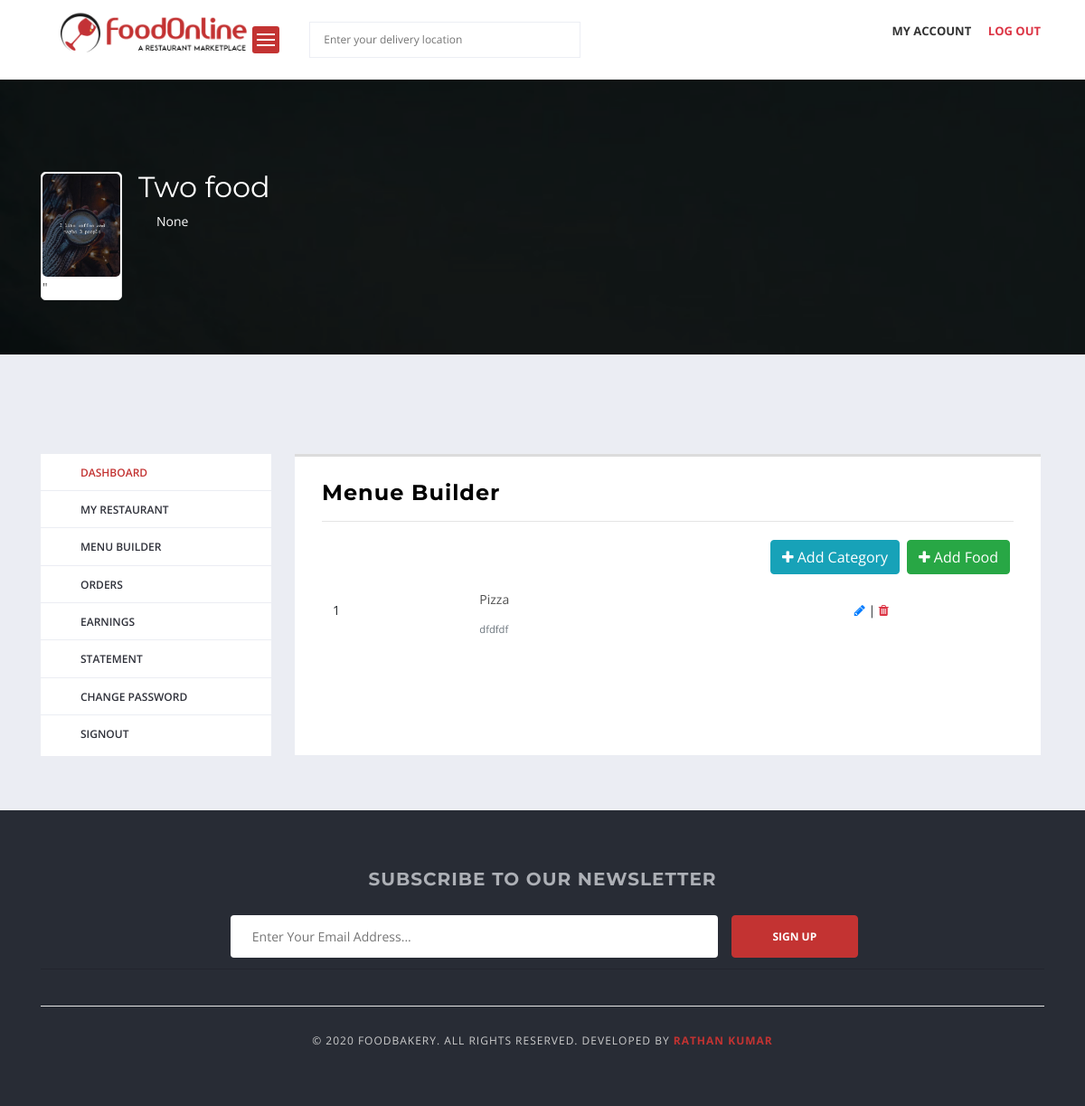
/vendor/menue_builder/ (signed in), run on an earlier commit of the app's database.
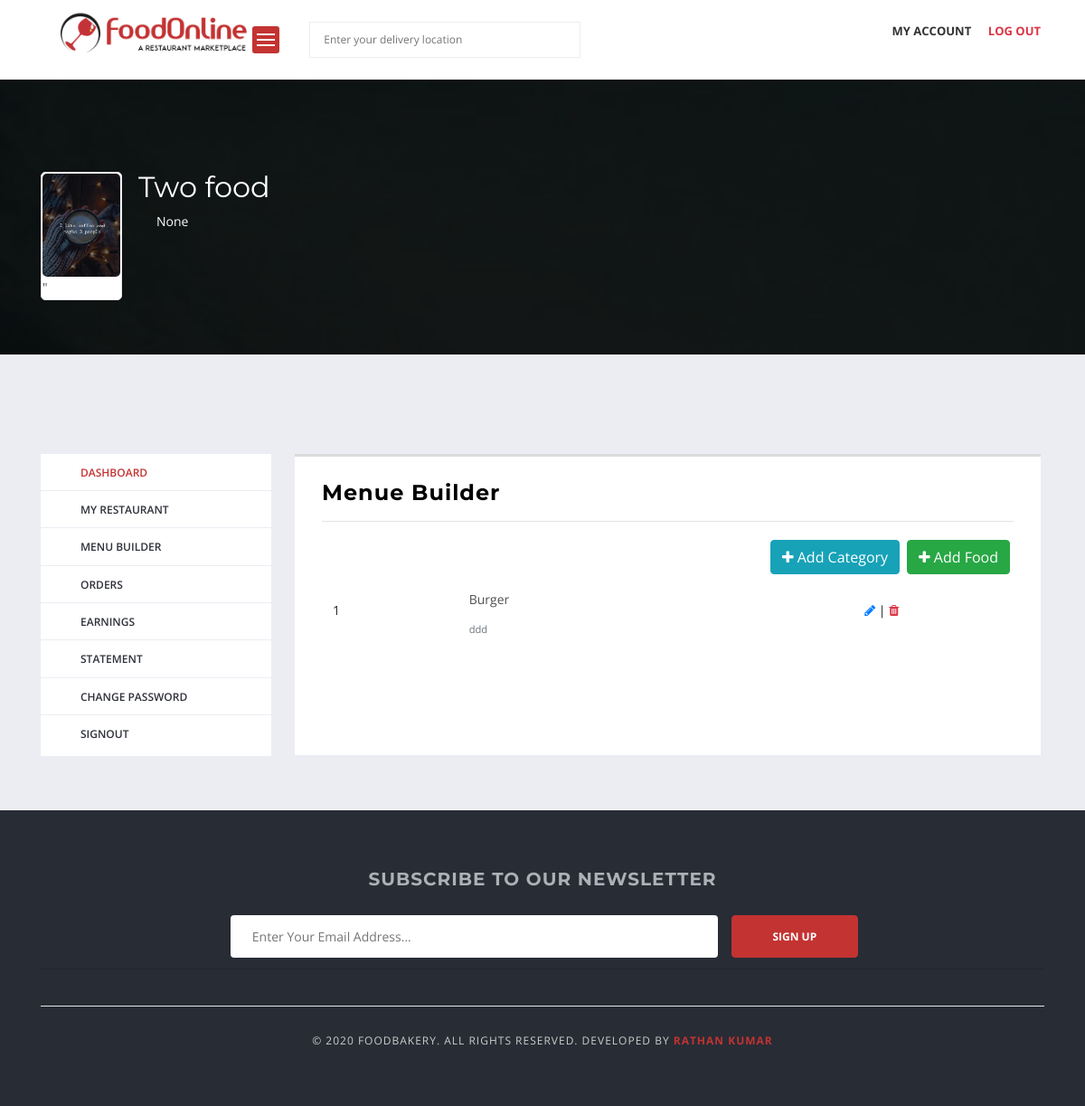
And on a later commit of the database.
### vendor/models.py (models this page shows, shortened)
class Vendor(models.Model):
    vendor_user=models.OneToOneField(User, related_name='vendor_user',
                              on_delete=models.CASCADE)
    vendor_user_profile=models.OneToOneField(UserProfile,related_name='vendor_user_profile',
                                      on_delete=models.CASCADE)
    vendor_name=models.CharField(max_length=50)
    vendor_license=models.ImageField(upload_to='vendor/license')
    is_approved=models.BooleanField(default=False)
    created_at=models.DateTimeField(auto_now_add=True)
    modified_at=models.DateTimeField(auto_now=True)

### accounts/models.py (models this page shows, shortened)
class UserProfile(models.Model):
    user= models.OneToOneField(User, on_delete=models.CASCADE, related_name='user')
    profile_picture=models.ImageField(upload_to='user/profile_picture',blank=True,null=True)
    cover_photo=models.ImageField(upload_to='user/cover_picture',blank=True,null=True)
    address=models.CharField(max_length=500,blank=True,null=True)
    country=models.CharField(max_length=50, blank=True,null=True)
    state=models.CharField(max_length=50, blank=True,null=True)
    city=models.CharField(max_length=50, blank=True,null=True)
    pin_code=models.CharField(max_length=10, blank=True,null=True)
    latitude=models.CharField(max_length=50, blank=True,null=True)
    longitute=models.CharField(max_length=50, blank=True,null=True)
    created_at=models.DateTimeField(auto_now_add=True)
    modify_at=models.DateTimeField(auto_now=True)

### menu/models.py (models this page shows, shortened)
class Category(models.Model):
    vendor = models.ForeignKey(Vendor, on_delete=models.CASCADE)
    category_name=models.CharField(max_length=50, unique=True)
    slug=models.SlugField(max_length=250, unique=True)
    description = models.TextField(blank=True)
    created_at = models.DateTimeField(auto_now_add=True)
    updated_at = models.DateTimeField(auto_now=True)
    class Meta:
        verbose_name='category'
        verbose_name_plural='categories'
    def __str__(self) -> str:
        return self.category_name

### vendor/views.py (the view)
# urls.py: path('menue_builder/', views.menue_builder, name='menue_builder'),
def menue_builder(request):
    vendor = Vendor.objects.get(vendor_user=request.user)
    categories = Category.objects.filter(vendor=vendor).order_by('category_name')
    contex={
        'categories':categories
    }
    return render(request, 'vendor/menue_builder.html', contex)

### accounts/context_processors.py (called while the page is built)
def get_vendor(request):
    try:
        vendor=Vendor.objects.get(vendor_user=request.user)
    except:
        vendor=None
    return dict(vendor=vendor)

### templates/vendor/menue_builder.html (shortened to what this page needs)
{% extends 'base.html' %}
{% load static %}
{% block content %}
<div class="main-section">
    {% include 'includes/cover.html' %}
     <div class="page-section account-header buyer-logged-in">
         <div class="container">
             <div class="row">
                 <div class="col-lg-3 col-md-3 col-sm-12 col-xs-12">
                    {% include 'includes/v_sidebar.html' %}
                 </div>
                 <div class="col-lg-9 col-md-9 col-sm-12 col-xs-12">
                     <div class="user-dashboard loader-holder">
                         <div class="user-holder">
                            <h2>Menue Builder</h2>
                            {% if categories %}
                            <hr>
                            <a href="{% url 'add_food' %}" class="btn btn-success float-right m-1 "><i class="fa fa-plus"></i>
                                Add Food</a>
                            <a href="{% url 'add_category' %}" class="btn btn-info float-right m-1 "><i class="fa fa-plus"></i>
                                Add Category</a>
                            <table class="table table-hover table-borderless">
                                <tbody>
                                    {% for cat  in categories  %}
                                  <tr >
                                    <td class="text-left">{{forloop.counter}}</td>
                                    <td class="text-left">
                                        <a href="{% url 'food_items_by_category' cat.pk %}"><p class "md-0 font-weight-bold">{{cat}}</p>
                                        <small class="text-muted">{{cat.description}}</small> </a>
                                    </td>
                                    <td><a href="{% url 'edit_category' cat.pk %}"> <i class="fa fa-pencil"></i></a> |<a href="{% url 'delete_category' cat.pk %}" onclick="return confirm('Are you sure to delete this category ?')"> <i class="fa fa-trash text-danger"></a></i></td>
                                  </tr>
                                  {% endfor %}
                                </tbody>
                              </table>
                              {% else %}
                              <h5 class="text-center"> No Categories Found. </h5>
                              <div class="text-center"><a href="{% url 'add_category' %}" class="btn btn-success"><i class="fa fa-plus" aria-hidden="true"></i> Add Category</a></div>
                              {% endif %}
                         </div>
                     </div>
                 </div>
             </div>
         </div>
     </div>
 </div>
{% endblock content %}

### templates/base.html (shortened to what this page needs)
{% load static %}
<!DOCTYPE html>
<html lang="en">
<head>
	<link href="{% static 'css/iconmoon.css' %}" rel="stylesheet">
	<link href="{% static 'css/style.css' %}" rel="stylesheet">
	<link href="{% static 'css/cs-foodbakery-plugin.css' %}" rel="stylesheet">
	<link rel="stylesheet" href="https://stackpath.bootstrapcdn.com/bootstrap/4.3.1/css/bootstrap.min.css">
	<link href="{% static 'css/bootstrap-slider.css' %}" rel="stylesheet">
	<link rel="stylesheet" href="https://cdnjs.cloudflare.com/ajax/libs/font-awesome/4.7.0/css/font-awesome.min.css">
	<link rel="stylesheet" href="{% static 'css/custom.css' %}" >
</head>
<body>
	{% include 'includes/navbar.html' %}
	{% block content %}
    {% endblock %}
    {% include 'includes/footer.html' %}

### templates/includes/navbar.html (shortened to what this page needs)
{% load static %}
<div class="wrapper">
    <header id="header">
        <div class="main-header">
            <div class="container">
                <div class="row">
                    <div class="col-lg-8 col-md-8 col-sm-12 col-xs-12">
                        <div class="logo">
                            <figure>
                                <a href="{% url 'home' %}" class="light-logo">
                                    <img src="{% static 'logo/foodOnlineLogo.png' %}" alt="FoodBakery"  width="250px">
                                </a>
                            </figure>
                        </div>
                        <div class="main-nav">
                            </div>
                        <div class="main-location">
                            <ul>
                                <li class="location-has-children choose-location">
                                    <form action="#">
                                        <input type="text" value="" name="location" placeholder="Enter your delivery location" autocomplete="off">
                                        <span id="foodbakery_radius_location_open" class="foodbakery-radius-location"><i class="icon-target5"></i></span>
                                    </form>
                                </li>
                            </ul>
                            </div>
                    </div>
                    <div class="col-lg-4 col-md-4 col-sm-12 col-xs-12">
                        <div class="login-option">
                            {% if user.is_authenticated %}
                            <a href="{% url 'myaccount' %}" class="cs-color cs-popup-joinus-btn login-popup" data-target="#sign-in"  >My Account </a>
                            <a href="{% url 'logout' %}" class="cs-color cs-popup-joinus-btn login-popup text-danger" data-target="#sign-in"  >Log Out </a>
                            {% else %}
                            <a href="{% url 'login' %}" class="cs-color cs-popup-joinus-btn login-popup" data-target="#sign-in"  >Login </a> |
                            <span> <a href="{% url 'registerUser' %}"><b>Register</b> </a> </span><a class="get-start-btn" href="{% url 'registerVendor' %}">
                                Register
                                Restaurant </a>
                        </div>
                        {% endif %}
                    </div>
                </div>
            </div>
        </div>
    </header>

### templates/includes/cover.html
{% load static %}
<div class="page-section restaurant-detail-image-section" style=" background: url({% if vendor.vendor_user_profile.cover_photo %}{{ vendor.vendor_user_profile.cover_photo.url }} {% else %}{% static 'images/de_cover.jpg' %} {% endif %} ) no-repeat scroll 0 0 / cover;">
    <div class="container">
        <div class="row">
            <div class="col-lg-12 col-md-12 col-sm-12 col-xs-12">
                <div class="company-info-detail">
                    <div class="company-info">
                        <div class="img-holder">
                            <figure>
                                {% if vendor.vendor_user_profile.profile_picture %}
                                <img src="{{ vendor.vendor_user_profile.profile_picture.url }}"alt="">
                                {% else %}
                                {% static 'images/de_cover.jpg' %}
                                 {% endif %}"
                            </figure>
                        </div>
                        <div class="text-holder">
                            <span class="restaurant-title">{{vendor.vendor_name}}</span>
                            <div class="text">
                                <i class="icon-location"></i>
                                <p>{{vendor.vendor_user_profile.address}}</p>
                            </div>
                        </div>
                    </div>
                </div>
            </div>
        </div>
    </div>
</div>

### templates/includes/v_sidebar.html
<div class="user-account-nav user-account-sidebar">
    <div class="user-nav-list">
        <ul>
            <li class="active"><a href="{% url 'vendordashboard' %}"><i class="icon-dashboard3"></i>Dashboard</a></li>
            <li><a href="{% url 'vprofile' %}"><i class="icon-building"></i>My Restaurant</a></li>
            <li><a href="{% url 'menue_builder' %}"><i class="icon-menu5"></i>Menu Builder</a></li>
            <li><a href="restaurant-orders.html"><i class="icon-add_shopping_cart"></i>Orders</a></li>
            <li><a href="restaurant-earnings.html"><i class="icon-money"></i>Earnings</a></li>
            <li><a href="restaurant-statement.html"><i class="icon-file-text22"></i>Statement</a></li>
            <li><a href="restaurant-change-password.html"><i class="icon-unlock-alt"></i>Change Password</a></li>
            <li><a class="logout-btn" href="registration.html"><i class="icon-log-out"></i>Signout</a></li>
        </ul>
    </div>
</div>

### templates/includes/footer.html (shortened to what this page needs)
{% load static %}
<footer id="footer" class="footer-style-2">
    <div class="footer-widget">
        <div class="container">
            <div class="row">
                <div class="col-lg-12 col-md-12 col-sm-12 col-xs-12">
                    <div class="widget widget-newsletter">
                        <div class="widget-title">
                            <h5>Subscribe to our Newsletter</h5>
                        </div>
                        <div class="fieldset">
                            <form action="#">
                                <div class="field-holder">
                                    <label>
                                        <input type="text" class="field-input" placeholder=" Enter Your Email Address...">
                                    </label>
                                </div>
                                <div class="field-holder btn-holder">
                                    <input class="subscribe-btn bgcolor" type="submit" value="Sign Up">
                                </div>
                            </form>
                        </div>
                    </div>
                </div>
            </div>
        </div>
    </div>
    <div class="copyright-sec">
        <div class="container">
            <div class="row">
                <div class="col-lg-12 col-md-12 col-sm-12 col-xs-12">
                    <div class="copyright-inner">
                        <div class="copy-right">
                            <p>© 2020 Foodbakery. All Rights Reserved. Developed By <a href="#">Rathan Kumar</a>
                            </p>
                        </div>
                    </div>
                </div>
            </div>
        </div>
    </div>
</footer>
</div>
</body>
</html>

### templates/base.html (style rules this page uses)
body, .main-section p, .mce-content-body p { font:Normal 14px/24px "Open Sans", sans-serif;letter-spacing: 0px;text-transform: none;color: #515151 !important; }

What changed in the data, as far as the page shows it:
removed Category: category_name "Pizza", description "dfdfdf"
added Category: category_name "Burger", description "ddd"
